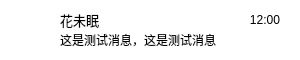
<?xml version="1.0" encoding="UTF-8"?>
<ui version="4.0">
 <class>MessageItem</class>
 <widget class="QWidget" name="MessageItem">
  <property name="geometry">
   <rect>
    <x>0</x>
    <y>0</y>
    <width>300</width>
    <height>60</height>
   </rect>
  </property>
  <property name="minimumSize">
   <size>
    <width>300</width>
    <height>60</height>
   </size>
  </property>
  <property name="maximumSize">
   <size>
    <width>300</width>
    <height>60</height>
   </size>
  </property>
  <property name="windowTitle">
   <string>MessageItem</string>
  </property>
  <property name="styleSheet">
   <string notr="true">border: 0px;
background-color: #ffffff;</string>
  </property>
  <widget class="QLabel" name="m_nameLabel">
   <property name="geometry">
    <rect>
     <x>60</x>
     <y>10</y>
     <width>120</width>
     <height>20</height>
    </rect>
   </property>
   <property name="font">
    <font>
     <pointsize>10</pointsize>
    </font>
   </property>
   <property name="text">
    <string>花未眠</string>
   </property>
  </widget>
  <widget class="QLabel" name="m_recentMsgLabel">
   <property name="geometry">
    <rect>
     <x>60</x>
     <y>30</y>
     <width>220</width>
     <height>20</height>
    </rect>
   </property>
   <property name="text">
    <string>这是测试消息，这是测试消息</string>
   </property>
  </widget>
  <widget class="QLabel" name="m_timeLabel">
   <property name="geometry">
    <rect>
     <x>230</x>
     <y>10</y>
     <width>70</width>
     <height>20</height>
    </rect>
   </property>
   <property name="text">
    <string>12:00</string>
   </property>
   <property name="alignment">
    <set>Qt::AlignCenter</set>
   </property>
  </widget>
  <widget class="QPushButton" name="m_avatarPushButton">
   <property name="geometry">
    <rect>
     <x>10</x>
     <y>10</y>
     <width>40</width>
     <height>40</height>
    </rect>
   </property>
   <property name="text">
    <string/>
   </property>
  </widget>
 </widget>
 <resources/>
 <connections/>
</ui>
